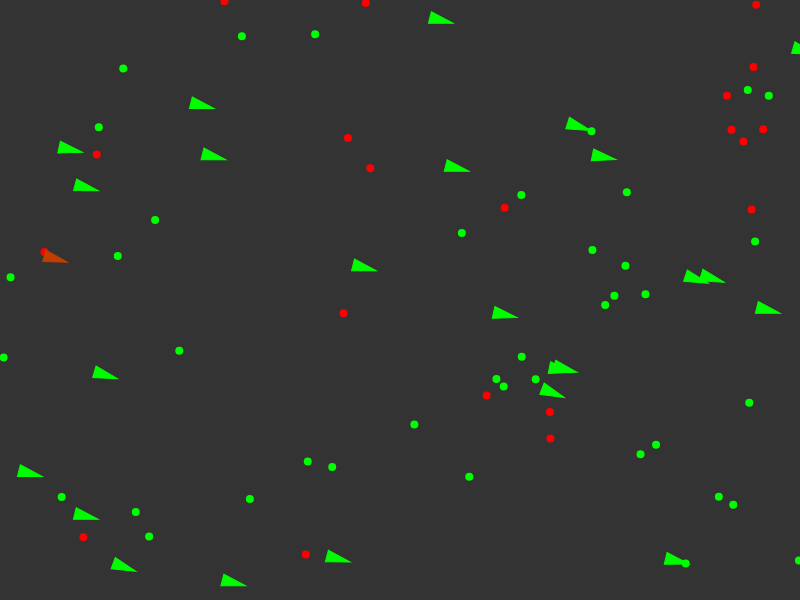
Frame 1 (no input)
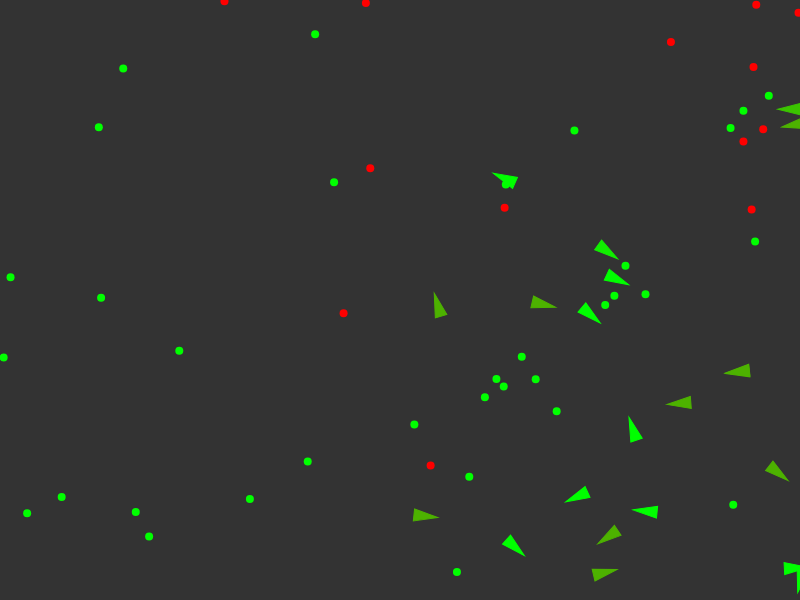
Frame 60 (no input)
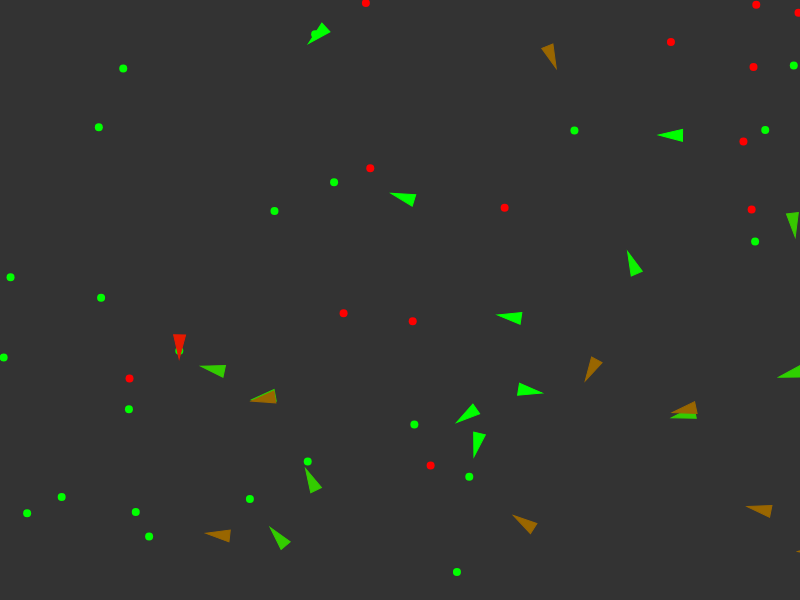
Frame 120 (the mouse pressed at the canvas centre since frame 60)

The p5.js sketch that drew these frames (run headless with seeded random() and noise() and a simulated clock; from frame 60 on, the mouse is pressed at the canvas centre):

// p5.js sketch
// ── sketch.js
let vehicles = [];
let fruits = [];
let poisons = [];

let debug;

function setup() {
    createCanvas(800, 600);
    for (let i = 0; i < 25; i++) {
        vehicles.push(new Vehicle(random(width), random(height)));
    }
    for (let i = 0; i < 40; i++) {
        fruits.push(createVector(random(width), random(height)));
    }
    for (let i = 0; i < 20; i++) {
        poisons.push(createVector(random(width), random(height)));
    }

    debug = createCheckbox("debug");
}

function draw() {
    background(51);

    let chance = random(1);
    if (chance < 0.05) {
        fruits.push(createVector(random(width), random(height)));
    }
    if (chance < 0.02 && poisons.length < 20) {
        poisons.push(createVector(random(width), random(height)));
    }
    
    for (fruit of fruits) {
        fill(0, 255, 0);
        noStroke();
        ellipse(fruit.x, fruit.y, 8);
    }

    for (poison of poisons) {
        fill(255, 0, 0);
        noStroke();
        ellipse(poison.x, poison.y, 8);
    }

    for (let i = vehicles.length -1; i >= 0; i--) {
        vehicles[i].behaviours(fruits, poisons);
        vehicles[i].update();
        vehicles[i].edges();
        vehicles[i].show();
        
        let child = vehicles[i].clone();
        if (child != null) {
            vehicles.push(child);
        }

        if (vehicles[i].dead()) {
            let x = vehicles[i].position.x;
            let y = vehicles[i].position.y;
            fruits.push(createVector(x, y));
            vehicles.splice(i, 1);
        }
    }
}
// ── vehicle.js
let mutationRate = 0.5;

class Vehicle {
    constructor(x, y, dna) {
        this.position = createVector(x, y);
        this.velocity = createVector(8, 2);
        this.acceleration = createVector(0, 0);
        this.r = 6;
        this.maxSpeed = 8;
        this.maxSteering = 0.6;
        this.health = 1;

        //DNA
        this.dna = [];
        if (dna === undefined) {
            this.dna[0] = random(-2, 2); // Fruit weight
            this.dna[1] = random(-2, 2); // Poison weight
            this.dna[2] = random(0, 100); // Fruit perception
            this.dna[3] = random(0, 100); // Poison perception
        } else {
            // Mutation
            this.dna[0] = dna[0];
            if (random(1) < mutationRate) {
                this.dna[0] += random(-0.1, 0.1);
            }
            this.dna[1] = dna[1];
            if (random(1) < mutationRate) {
                this.dna[1] += random(-0.1, 0.1);
            }
            this.dna[2] = dna[2];
            if (random(1) < mutationRate) {
                this.dna[2] += random(-10, 10);
            }
            this.dna[3] = dna[3];
            if (random(1) < mutationRate) {
                this.dna[3] += random(-10, 10);
            }
        }
    }

    applyForce(force) {
        this.acceleration.add(force);
    }

    update() {
        this.health -= 0.005;

        this.velocity.add(this.acceleration);
        this.velocity.limit(this.maxSpeed);
        this.position.add(this.velocity);
        this.acceleration.mult(0);
    }

    behaviours(good, bad) {
        let steerG = this.eat(good, 0.4, this.dna[2]);
        let steerB = this.eat(bad, -0.75, this.dna[3]);

        steerG.mult(this.dna[0]);
        steerB.mult(this.dna[1]);

        this.applyForce(steerG);
        this.applyForce(steerB);
    }

    seek(target) {
        let desired = p5.Vector.sub(target, this.position);
        desired.setMag(this.maxSpeed);
        let steering = p5.Vector.sub(desired, this.velocity);
        steering.limit(this.maxSteering);
        return steering;
    }

    eat(list, nutrition, perception) {
        let record = Infinity;
        let closest = null;
        for (let i = list.length - 1; i >= 0; i--) {
            let distance = this.position.dist(list[i]);

            // eat the poison or food before checking if it something
            // we should be attracted to
            if (distance < this.maxSpeed) {
                list.splice(i, 1);
                this.health += nutrition;
            }
            // the closest thing in the list is set to record
            else if (distance < record && distance < perception) {
                record = distance;
                closest = list[i];
            }
        }

        if (closest != null) {
            return this.seek(closest);
        }

        // Nothing found return zero vector
        return createVector(0, 0);
    }

    dead() {
        return (this.health < 0);
    }

    edges() {
        let d = 0;
        let desired = null;

        if (this.position.x < d) {
            desired = createVector(this.maxSpeed, this.velocity.y);
        } else if (this.position.x > width - d) {
            desired = createVector(-this.maxSpeed, this.velocity.y);
        }

        if (this.position.y < d) {
            desired = createVector(this.velocity.x, this.maxSpeed);
        } else if (this.position.y > height - d) {
            desired = createVector(this.velocity.x, -this.maxSpeed);
        }

        if (desired != null) {
            desired.setMag(this.maxSpeed);
            let steering = p5.Vector.sub(desired, this.velocity);
            steering.limit(this.maxSteering);
            steering.mult(2);
            this.applyForce(steering);
        }
    }
    
    // evolution stuff
    clone() {
        if (random(1) < 0.002) {
            return new Vehicle(this.position.x, this.position.y, this.dna);
        } else {
            return null;
        }
    }

    show() {
        //health colour
        let green = color(0, 255, 0);
        let red = color(255, 0, 0);
        let col = lerpColor(red, green, this.health);

        fill(col);
        stroke(col);

        let theta = this.velocity.heading();
        push();
        translate(this.position.x, this.position.y);
        //ellipse(0, 0, this.r * 2);
        rotate(theta);
        beginShape();
        vertex(this.r * 2, 0);
        vertex(-this.r * 2, this.r);
        vertex(-this.r * 2, -this.r);
        endShape(CLOSE);

        if (debug.checked()) {
            //draw the weights
            stroke(0, 255, 0);
            noFill();
            strokeWeight(2);
            line(0, 0, this.dna[0]*20, 0);
            ellipse(0, 0, this.dna[2] * 2);
            stroke(255, 0, 0)
            strokeWeight(1);
            line(0, 0, this.dna[1]*20, 0);
            ellipse(0, 0, this.dna[3] * 2);
        }
        pop();
    }
}
